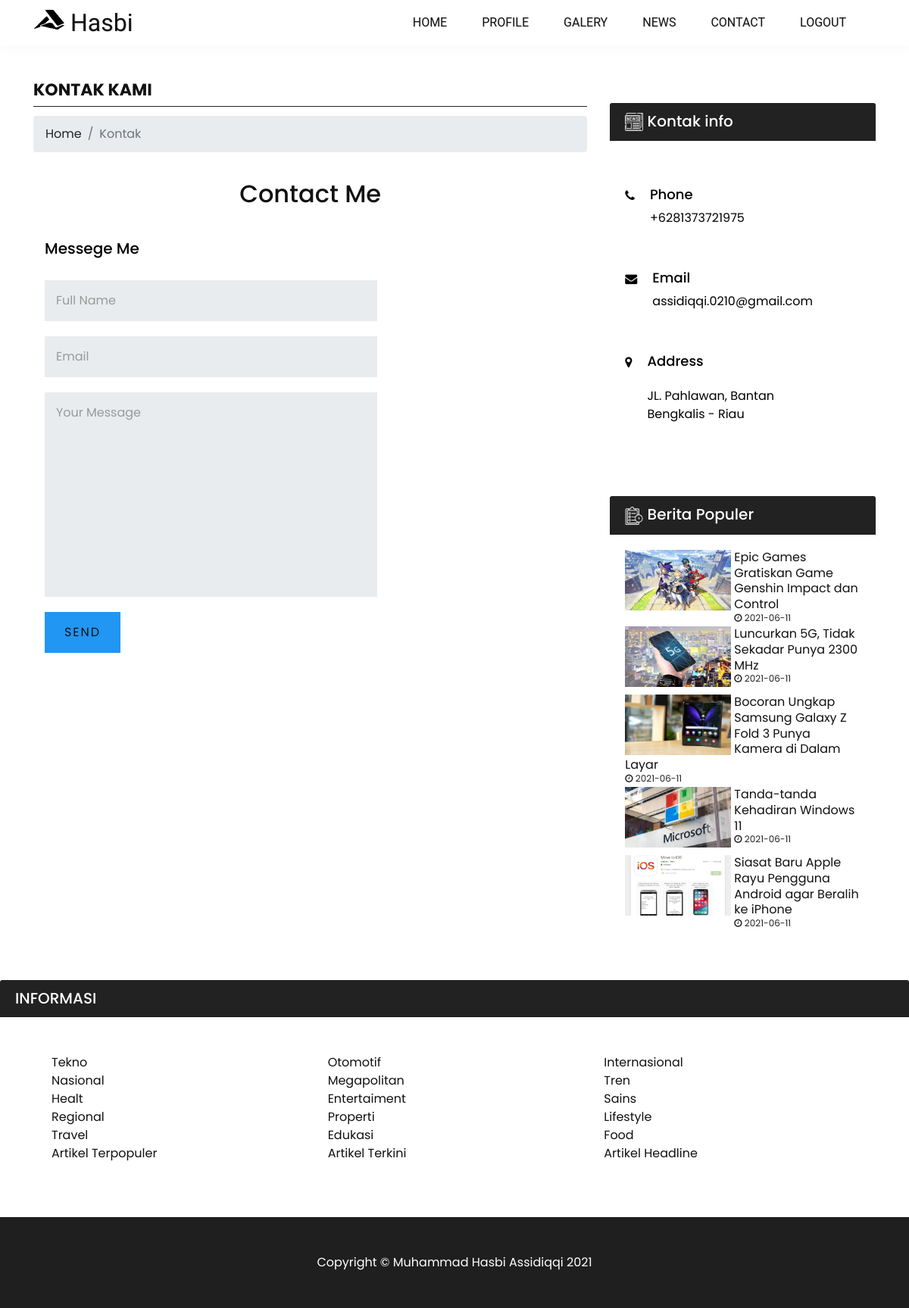
Page /contact.php (signed in) on the committed database.
### tables this page shows
CREATE TABLE `contact` (
  `id` int(11) NOT NULL,
  `gambar` varchar(255) NOT NULL,
  `label` varchar(225) NOT NULL,
  `isi` varchar(255) NOT NULL
);

CREATE TABLE `news` (
  `id` int(11) NOT NULL,
  `gambar` varchar(255) NOT NULL,
  `judul` varchar(255) NOT NULL,
  `kategori` int(11) DEFAULT NULL,
  `tanggal` date DEFAULT NULL,
  `deskripsi` text NOT NULL
);

CREATE TABLE `information` (
  `id` int(11) NOT NULL,
  `judul` varchar(255) NOT NULL,
  `link` varchar(255) NOT NULL
);

CREATE TABLE `footer` (
  `id` int(11) NOT NULL,
  `footer` text NOT NULL
);

### contact.php (the view, shortened to what this page needs)
<!DOCTYPE html>
<html lang="en">
<head>
    <link rel="stylesheet" href="https://cdn.jsdelivr.net/npm/bootstrap@4.5.3/dist/css/bootstrap.min.css"
>
    <link href="https://unpkg.com/aos@2.3.1/dist/aos.css" rel="stylesheet">
    <link rel="stylesheet" href="https://use.fontawesome.com//releases/v5.6.3/css/all.css">
    <link rel="stylesheet" href="https://stackpath.bootstrapcdn.com/font-awesome/4.7.0/css/font-awesome.min.css"
>
    <link rel="stylesheet" href="css/style.css">
</head>
<body>
    <?php
    require 'header.php';
    ?>
    <div class="row">
        <div class="col-md-8">
            <div class="title">
                <h3>KONTAK KAMI</h3>
                <hr>
            </div>
            <ol class="breadcrumb">
                <li class="breadcrumb-item">
                    <a href="index.php">Home</a>
                </li>
                <li class="breadcrumb-item active">Kontak</li>
            </ol>
            <section class="contact-2">
                <div class="heading black">
                    <h2>Contact Me</h2>
                </div>
                <div class="content-2">
                    <div class="col-lg-5 formBx-2">
                        <form role="form" method="POST" action="" enctype="multipart/form-data">
                            <h3>Messege Me</h3>
                            <input type="text" name="full_name" id="full_name" placeholder="Full Name">
                            <input type="email" name="email" id="email" placeholder="Email">
                            <textarea placeholder="Your Message" name="message" id="message" cols="30"
                                rows="10"></textarea>
                            <input type="submit" name="create" id="create" value="send"
                                onclick="return confirm('Pastikan pesan tidak mengandung unsur sara!');">
                        </form>
                    </div>
                </div>
            </section>
        </div>
        <div class="col-md-4">
            <div class="card my-4">
                <h5 class="card-header" style="margin-top: 44px;"><img src="images/ic_berita.png" width="24px"
                        height="24px" alt=""> Kontak info</h5>
                <div class="card-body">
                    <div class="contactInfoBox" style="color: black;">
                        <?php
                        $koneksi = koneksiUts();
                        $contact = mysqli_query($koneksi, "SELECT * FROM contact ORDER BY id ASC");
                        while ($row = mysqli_fetch_array($contact)) {
                        ?>
                        <div class="box">
                            <div class="icon">
                                <i class="<?= $row['gambar'];?>"></i>
                            </div>
                            <div class="text">
                                <h3><?= $row['label'];?></h3>
                                <p><?= $row['isi'];?></p>
                            </div>
                        </div>
                        <?php
                        } ?>
                    </div>
                </div>
            </div>
            <div class="card my-4">
                <h5 class="card-header"><img src="images/ic_agenda.png" width="24px" height="24px" alt=""> Berita
                    Populer</h5>
                <div class="card-body">
                    <ul>
                        <?php
                            $koneksi = koneksiUts();
                            $news = mysqli_query($koneksi, "SELECT * FROM news ORDER BY id LIMIT 5 ");
                            while ($row = mysqli_fetch_array($news)) {
                            ?>
                        <li>
                            <a href="detail-news.php?id=<?=$row['id']?>">
                                <img src="admin/images/<?= $row['gambar'];?>">
                                <h2 class="content-news-first"><?= $row['judul'];?></h2>
                                <small><i class="fa fa-clock-o"></i> <?= $row['tanggal'];?></small>
                            </a>
                        </li>
                        <?php
                            } ?>
                    </ul>
                </div>
            </div>
        </div>
    </div>
    <div class="card my-4">
        <h5 class="card-header">INFORMASI</h5>
        <div class="card-body-information">
            <div class=" row">
                <?php
                $koneksi = koneksiUts();
                $news = mysqli_query($koneksi, "SELECT * FROM information ORDER BY id ASC ");
                while ($row = mysqli_fetch_array($news)) {
                ?>
                <div class="col-lg-4">
                    <ul class="list-unstyled mb-0">
                        <li>
                            <a href="<?= $row['LINK'];?>" target="<?= $row['target'];?>"><?= $row['judul'];?></a>
                        </li>
                    </ul>
                </div>
                <?php
                } ?>
            </div>
        </div>
    </div>
    <?php
    require 'footer.php';
    ?>
</body>
</html>

### header.php (shortened to what this page needs)
<!DOCTYPE html>
<html lang="en">
<head>
    <link rel="stylesheet" href="https://cdn.jsdelivr.net/npm/bootstrap@4.5.3/dist/css/bootstrap.min.css"
>
    <link href="https://unpkg.com/aos@2.3.1/dist/aos.css" rel="stylesheet">
    <link rel="stylesheet" href="https://use.fontawesome.com//releases/v5.6.3/css/all.css">
    <link rel="stylesheet" href="https://stackpath.bootstrapcdn.com/font-awesome/4.7.0/css/font-awesome.min.css"
>
    <link rel="stylesheet" href="css/style.css">
</head>
<body>
    <header class="header-main">
        <nav class="navbar navbar-expand-lg">
            <div class="container">
                <a class="navbar-brand" href="home.php">
                    <img src="images/ic_accusoft.svg" class="d-inline-block align-top" alt="Icon" loading="lazy">
                    Hasbi
                </a>
                <div class="collapse navbar-collapse" id="navbarNavAltMarkup">
                    <ul class="navbar-nav ml-auto">
                        <li class="nav-item">
                            <a class="nav-link" href="home.php">Home</a>
                        </li>
                        <li class="nav-item">
                            <a class="nav-link" href="profile.php">Profile</a>
                        </li>
                        <li class="nav-item">
                            <a class="nav-link active" href="galery.php">Galery</a>
                        </li>
                        <li class="nav-item">
                            <a class="nav-link" href="news.php">News</a>
                        </li>
                        <li class="nav-item">
                            <a class="nav-link" href="contact.php">Contact</a>
                        </li>
                        <li class="nav-item">
                            <a href="logout.php" class="nav-link">Logout</a>
                        </li>
                    </ul>
                </div>
            </div>
        </nav>
    </header>
</body>
</html>

### footer.php (shortened to what this page needs)
<!DOCTYPE html>
<html lang="en">
<head>
    <link rel="stylesheet" href="https://cdn.jsdelivr.net/npm/bootstrap@4.5.3/dist/css/bootstrap.min.css"
>
    <link href="https://unpkg.com/aos@2.3.1/dist/aos.css" rel="stylesheet">
    <link rel="stylesheet" href="https://use.fontawesome.com//releases/v5.6.3/css/all.css">
    <link rel="stylesheet" href="https://stackpath.bootstrapcdn.com/font-awesome/4.7.0/css/font-awesome.min.css"
>
    <link rel="stylesheet" href="css/style.css">
</head>
<body>
    <footer class="py-5">
        <div class="container">
            <?php
            $koneksi = koneksiUts();
            $news = mysqli_query($koneksi, "SELECT * FROM footer WHERE id = 1 ");
            while ($row = mysqli_fetch_array($news)) {
            ?>
            <p class="m-0 text-center text-white"><?= $row['footer'];?>
            </p>
            <?php
            } ?>
        </div>
    </footer>
</body>
</html>

### css/style.css (style rules this page uses)
* { box-sizing: border-box; font-family: 'Poppins', sans-serif; }
.nav-link { font-family: 'Roboto', sans-serif; }
.navbar-brand { font-family: viga; font-size: 32px; }
.navbar-brand img { height: 40px; width: 40px; }
header { position: fixed; color: white; top: 0; left: 0; width: 100%; z-index: 1000; }
header { position: fixed; top: 0; left: 0; color: white; width: 100%; z-index: 1000; }
.header-main { width: 100%; z-index: 1000; background: rgb(255, 255, 255); box-shadow: 0 5px 20px rgba(206, 206, 206, 0.1); transition: 0.5s; }
.header-main ul li a { color: #111 !important; transition: 0.5s; }
.header-main .navbar-brand { color: #111 !important; transition: 0.5s; }
.heading { text-align: center; }
.contact-2 h2 { margin-top: 36px; color: #111; }
.heading h2 { margin-bottom: 40px; }
.contactInfoBox { color: white; padding-top: 20px; }
.contactInfoBox .box { display: flex; padding: 20px 0; }
.contactInfoBox .box .icon { max-width: 40px; justify-content: center; display: flex; padding-top: 4px; align-items: flex-start; }
.contactInfoBox .box .text { display: flex; margin-left: 20px; flex-direction: column; }
.formBx-2 { min-width: 60%; }
.formBx-2 h3 { padding-bottom: 20px; }
.formBx-2 form { display: flex; flex-direction: column; }
.formBx-2 form h3 { color: black; font-size: 20px; font-weight: 500; margin-bottom: 10px; }
.formBx-2 form input, .formBx-2 form textarea { margin-bottom: 20px; padding: 15px; font-size: 16px; border: none; outline: none; background: #E9ECEF; color: #111; resize: none; }
.formBx-2 form textarea { min-height: 200px; }
.formBx-2 form input::placeholder, .formBx-2 form textarea::placeholder { color: #999; }
.formBx-2 form input[type="submit"] { max-width: 100px; background: #2196f3; cursor: pointer; text-transform: uppercase; letter-spacing: 2px; }
@media (min-width: 992px) { .navbar { height: 60px !important; } }
@media (min-width: 992px) { .navbar-brand, .nav-link { color: rgb(255, 255, 255) !important; text-shadow: 1px 1px 1px rgba(0, 0, 0, 0.1); } }
@media (min-width: 992px) { .nav-link { text-transform: uppercase; margin-right: 30px; color: white !important; text-shadow: 1px 1px 1px rgba(0, 0, 0, 0.1); } }
@media (min-width: 992px) { .card-header { background-color: #111; color: white; } }
@media (min-width: 992px) { .card-body-information { padding: 24px; } }
@media (min-width: 992px) { .card-body-information ul li a { text-decoration: none; color: #111; } }
@media (min-width: 992px) { .col-lg-4 { display: inline-table; } }
@media (min-width: 992px) { .title { margin: 82px 0 12px 0; } }
@media (min-width: 992px) { .title h3 { color: #111; font-size: 22px; font-weight: 650; } }
@media (min-width: 992px) { hr { width: 100%; margin: auto; border-color: #222; } }
@media (min-width: 992px) { .row { padding: 24px 44px; } }
@media (min-width: 992px) { .card { border: none; } }
@media (min-width: 992px) { .col-md-4 { top: 44px; } }
@media (min-width: 992px) { .card-header { color: white; background-color: #222; } }
@media (min-width: 992px) { .card-body img { width: 140px; height: 80px; float: left; margin-right: 4px; } }
@media (min-width: 992px) { .card-body h2 { font-size: 16px; line-height: 1.3em; font-weight:normal; margin:0 0 -6px 0 } }
@media (min-width: 992px) { .card-body h3 { font-size: 18px; font-weight: 500; } }
@media (min-width: 992px) { .card-body small { color: #222; font-size: 12px; } }
@media (min-width: 992px) { .card-body ul { padding: 0; } }
@media (min-width: 992px) { .card-body ul li { list-style: none; max-width: 100%; min-height: 90px; } }
@media (min-width: 992px) { .card-body ul li a { text-decoration: none; } }
@media (min-width: 992px) { .content-news-first { color: #111; } }
@media (min-width: 992px) { .py-5 { background-color: #1F1F1F; } }
@media (min-width: 992px) { .breadcrumb li a { color: #222; } }
@media (min-width: 992px) { .content-2 { display: flex; margin: auto; justify-content: space-between; box-sizing: border-box; overflow: hidden; } }
@media (min-width: 992px) { .formBx-2 { box-sizing: content-box; order: 3; } }

### rows in the picture
contact: label "Phone", isi "+6281373721975"
contact: label "Email", isi "assidiqqi.0210@gmail.com"
contact: label "Address", isi "JL. Pahlawan, Bantan Bengkalis - Riau"
news: gambar (picture), judul "Epic Games Gratiskan Game Genshin Impact dan Control", tanggal "2021-06-11"
news: gambar (picture), judul "Luncurkan 5G, Tidak Sekadar Punya 2300 MHz", tanggal "2021-06-11"
news: gambar (picture), judul "Bocoran Ungkap Samsung Galaxy Z Fold 3 Punya Kamera di Dalam Layar", tanggal "2021-06-11"
news: gambar (picture), judul "Tanda-tanda Kehadiran Windows 11", tanggal "2021-06-11"
news: gambar (picture), judul "Siasat Baru Apple Rayu Pengguna Android agar Beralih ke iPhone", tanggal "2021-06-11"
information: judul "Tekno"
information: judul "Otomotif"
information: judul "Internasional"
information: judul "Nasional"
information: judul "Megapolitan"
information: judul "Tren"
information: judul "Healt"
information: judul "Entertaiment"
information: judul "Sains"
information: judul "Regional"
information: judul "Properti"
information: judul "Lifestyle"
information: judul "Travel"
information: judul "Edukasi"
information: judul "Food"
information: judul "Artikel Terpopuler"
information: judul "Artikel Terkini"
information: judul "Artikel Headline"
footer: footer "Copyright © Muhammad Hasbi Assidiqqi 2021"
